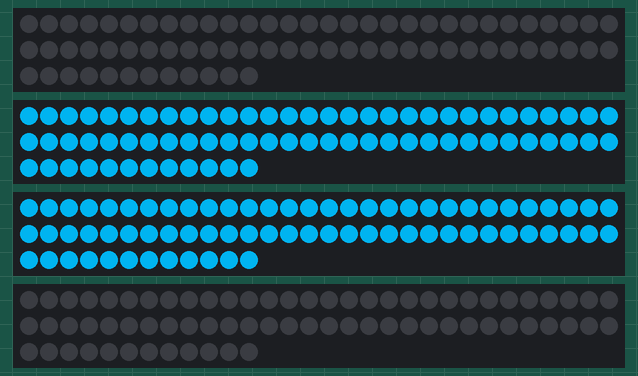
The sketch below on a simulated Arduino Uno, built with avr-gcc and run on an emulated ATmega328P. On the bench: 4 × 72 RGB LEDs in strip order, left to right, continuing on the next row.

Above: at 0.1 s.

The sketch:

strandtest_big_screen.ino
```cpp
#include <Adafruit_NeoPixel.h>

#define PIN 6

Adafruit_NeoPixel strip = Adafruit_NeoPixel(72, 6, NEO_GRB + NEO_KHZ800);
Adafruit_NeoPixel strip2 = Adafruit_NeoPixel(72, 7, NEO_GRB + NEO_KHZ800);
Adafruit_NeoPixel strip3 = Adafruit_NeoPixel(72, 8, NEO_GRB + NEO_KHZ800);
Adafruit_NeoPixel strip4 = Adafruit_NeoPixel(72, 9, NEO_GRB + NEO_KHZ800);

void setup() {
  strip.begin();
  strip2.begin();
  strip3.begin();
  strip4.begin();
  strip.show();
  strip2.show();
  strip3.show();
  strip4.show();
  colorOne(strip.Color(0, 154, 205), 1000);
}

void loop() {
  // Some example procedures showing how to display to the pixels:
  //colorWipe(strip.Color(255, 0, 0), 50); // Red
  //colorWipe(strip.Color(0, 255, 0), 50); // Green
  //colorWipe(strip.Color(0, 0, 255), 50); // Blue
 // rainbow(20);
 // rainbowCycle(20);
  //colorOne(strip.Color(150, (int)random(100,255), 255), 1000);
  delay(2000);
}

// Fill the dots one after the other with a color
void colorWipe(uint32_t c, uint8_t wait) {
  for(uint16_t i=0; i<strip.numPixels(); i++) {
    strip.setPixelColor(i, c);
    strip2.setPixelColor(i, c);
    strip3.setPixelColor(i, c);
    strip4.setPixelColor(i, c);
    strip.show();
    strip2.show();
    strip3.show();
    strip4.show();
    delay(wait);
  }
}

void rainbow(uint8_t wait) {
  uint16_t i, j;

  for(j=0; j<256; j++) {
    for(i=0; i<strip.numPixels(); i++) {
      strip.setPixelColor(i, Wheel((i+j) & 255));
      strip2.setPixelColor(i, Wheel((i+j) & 255));
      strip3.setPixelColor(i, Wheel((i+j) & 255));
      strip4.setPixelColor(i, Wheel((i+j) & 255));
    }
   // strip.show();
    strip2.show();
    strip3.show();
   // strip4.show();
    delay(wait);
  }
}

// Slightly different, this makes the rainbow equally distributed throughout
void rainbowCycle(uint8_t wait) {
  uint16_t i, j;

  for(j=0; j<256*5; j++) { // 5 cycles of all colors on wheel
    for(i=0; i< strip.numPixels(); i++) {
      strip.setPixelColor(i, Wheel(((i * 256 / strip.numPixels()) + j) & 255));
      strip2.setPixelColor(i, Wheel(((i * 256 / strip.numPixels()) + j) & 255));
      strip3.setPixelColor(i, Wheel(((i * 256 / strip.numPixels()) + j) & 255));
      strip4.setPixelColor(i, Wheel(((i * 256 / strip.numPixels()) + j) & 255));
    }
    //strip.show();
    strip2.show();
    //strip3.show();
    //strip4.show();
    delay(wait);
  }
}


void colorOne(uint32_t c, uint8_t wait) {
  for(uint16_t i=0; i<strip.numPixels(); i++) {
    strip.setPixelColor(i, c);
    strip2.setPixelColor(i, c);
    strip3.setPixelColor(i, c);
    strip4.setPixelColor(i, c);
  }
  //strip.show();
  strip2.show();
  strip3.show();
 // strip4.show();
  delay(wait);
}

// Input a value 0 to 255 to get a color value.
// The colours are a transition r - g - b - back to r.
uint32_t Wheel(byte WheelPos) {
  if(WheelPos < 85) {
    return strip.Color(WheelPos * 3, 255 - WheelPos * 3, 0);
  }
  else if(WheelPos < 170) {
    WheelPos -= 85;
    return strip.Color(255 - WheelPos * 3, 0, WheelPos * 3);
  }
  else {
    WheelPos -= 170;
    return strip.Color(0, WheelPos * 3, 255 - WheelPos * 3);
  }
}
```
